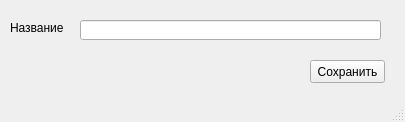
<?xml version="1.0" encoding="UTF-8"?>
<ui version="4.0">
 <class>MainWindow</class>
 <widget class="QMainWindow" name="MainWindow">
  <property name="geometry">
   <rect>
    <x>0</x>
    <y>0</y>
    <width>405</width>
    <height>122</height>
   </rect>
  </property>
  <property name="windowTitle">
   <string>MainWindow</string>
  </property>
  <widget class="QWidget" name="centralwidget">
   <widget class="QPushButton" name="pushButton">
    <property name="geometry">
     <rect>
      <x>310</x>
      <y>60</y>
      <width>75</width>
      <height>23</height>
     </rect>
    </property>
    <property name="text">
     <string>Сохранить</string>
    </property>
   </widget>
   <widget class="QLabel" name="label">
    <property name="geometry">
     <rect>
      <x>10</x>
      <y>20</y>
      <width>71</width>
      <height>16</height>
     </rect>
    </property>
    <property name="text">
     <string>Название</string>
    </property>
   </widget>
   <widget class="QLineEdit" name="lineEdit">
    <property name="geometry">
     <rect>
      <x>80</x>
      <y>20</y>
      <width>301</width>
      <height>20</height>
     </rect>
    </property>
   </widget>
  </widget>
  <widget class="QStatusBar" name="statusbar"/>
 </widget>
 <resources/>
 <connections/>
</ui>
